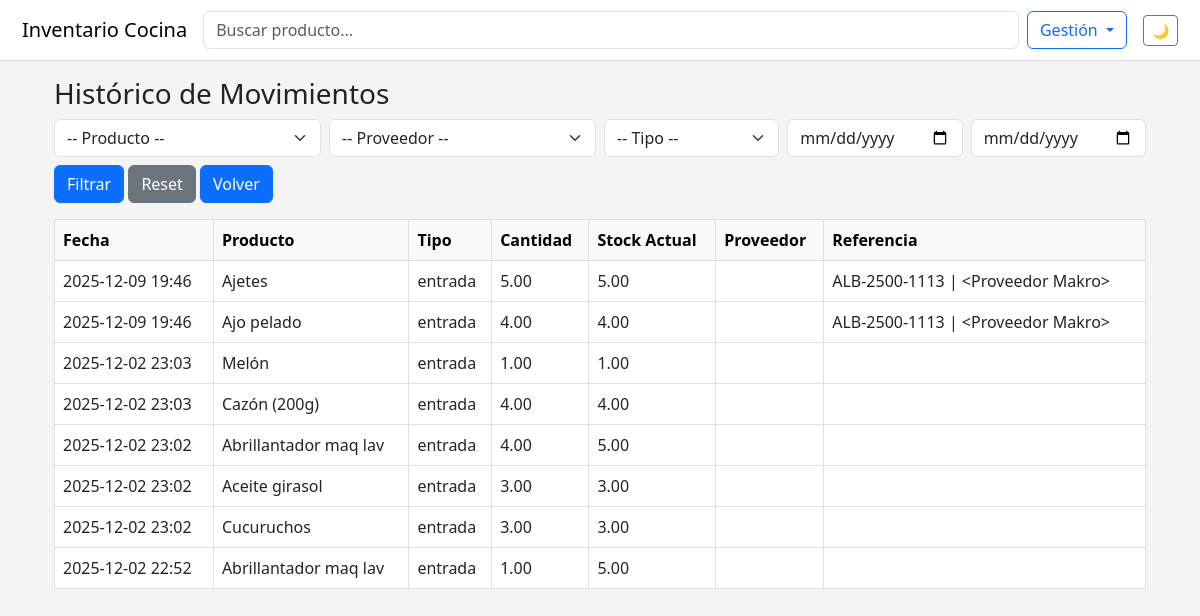
Page /movimientos/historico on the earlier database version.
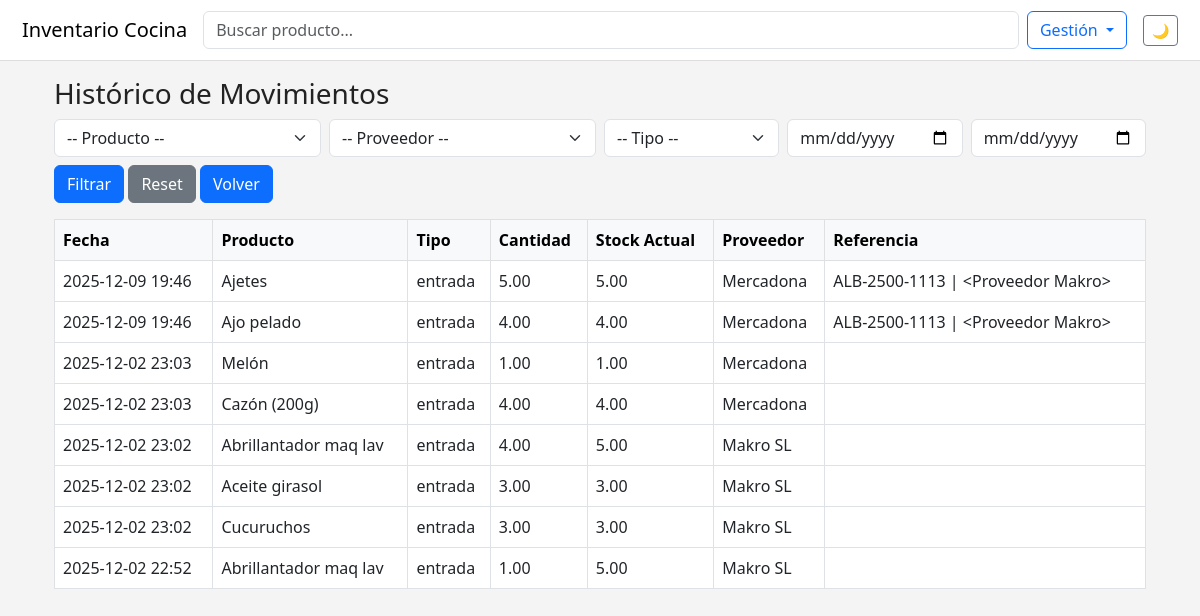
Same page on the later database version.
### app/models.py (models this page shows, shortened)
class Movimiento(db.Model):
    __tablename__ = "movimientos"
    id = db.Column(db.Integer, primary_key=True)
    producto_id = db.Column(db.Integer, db.ForeignKey("product.id"), nullable=False)
    proveedor_id = db.Column(db.Integer, db.ForeignKey("proveedores.id"), nullable=True)
    tipo = db.Column(db.String(10), nullable=False)  # "entrada" | "salida"
    cantidad = db.Column(db.Float, nullable=False, default=0)
    fecha = db.Column(db.DateTime, default=datetime.utcnow)
    referencia = db.Column(db.String(120), nullable=True)  # número albarán / nota
    producto = db.relationship("Product", back_populates="movimientos")
    proveedor = db.relationship("Proveedor", back_populates="movimientos")

class Product(db.Model):
    id = db.Column(db.Integer, primary_key=True)
    nombre = db.Column(db.String(150), nullable=False)
    unidad = db.Column(db.String(30), nullable=False)
    cantidad = db.Column(db.Float, default=0)
    categoria = db.Column(db.String(50), nullable=True)
    ubicacion = db.Column(db.String(100), nullable=True)
    movimientos = db.relationship(
        "Movimiento",
        back_populates="producto",
        lazy="dynamic",
        cascade="all, delete-orphan",
    )
    @property
    def stock_actual(self):
        entradas = (
            self.movimientos.filter_by(tipo="entrada")
            .with_entities(db.func.sum(Movimiento.cantidad))
            .scalar()
            or 0
        )
        salidas = (
            self.movimientos.filter_by(tipo="salida")
            .with_entities(db.func.sum(Movimiento.cantidad))
            .scalar()
            or 0
        )
        return float(entradas) - float(salidas)

class Proveedor(db.Model):
    __tablename__ = "proveedores"
    id = db.Column(db.Integer, primary_key=True)
    nombre = db.Column(db.String(120), nullable=False, unique=True)
    telefono = db.Column(db.String(30), nullable=True)
    cif = db.Column(db.String(20), nullable=True)
    notas = db.Column(db.Text, nullable=True)
    movimientos = db.relationship(
        "Movimiento", back_populates="proveedor", lazy="dynamic"
    )
    pedidos_compra = db.relationship(
        "PedidoCompra", back_populates="proveedor", lazy="dynamic", cascade="all, delete-orphan"
    )

### app/movimientos/routes.py (the view)
@movimientos_bp.route("/historico", methods=["GET"])
def historico_movimientos():
    producto_id = request.args.get("producto_id", type=int)
    proveedor_id = request.args.get("proveedor_id", type=int)
    tipo = request.args.get("tipo", default="")
    fecha_inicio = request.args.get("fecha_inicio")
    fecha_fin = request.args.get("fecha_fin")
    query = Movimiento.query.join(Product).outerjoin(Proveedor)
    if producto_id:
        query = query.filter(Movimiento.producto_id == producto_id)
    if proveedor_id:
        query = query.filter(Movimiento.proveedor_id == proveedor_id)
    if tipo in ("entrada", "salida"):
        query = query.filter(Movimiento.tipo == tipo)
    if fecha_inicio:
        try:
            inicio = datetime.fromisoformat(fecha_inicio)
            query = query.filter(Movimiento.fecha >= inicio)
        except:
            pass
    if fecha_fin:
        try:
            fin = datetime.fromisoformat(fecha_fin)
            query = query.filter(Movimiento.fecha <= fin)
        except:
            pass
    movimientos = query.order_by(Movimiento.fecha.desc()).all()
    productos = Product.query.order_by(Product.nombre).all()
    proveedores = Proveedor.query.order_by(Proveedor.nombre).all()
    return render_template(
        "movimientos/historico.html",
        movimientos=movimientos,
        productos=productos,
        proveedores=proveedores,
        filtros=request.args,
    )

### app/templates/movimientos/historico.html (shortened to what this page needs)
{% extends "base.html" %}
{% block content %}
<div class="container mt-3">
    <h3>Histórico de Movimientos</h3>
    <form method="get" class="row g-2 mb-3">
        <div class="col-md-3">
            <select name="producto_id" class="form-select">
                <option value="">-- Producto --</option>
            </select>
        </div>
        <div class="col-md-3">
            <select name="proveedor_id" class="form-select">
                <option value="">-- Proveedor --</option>
            </select>
        </div>
        <div class="col-md-2">
            <select name="tipo" class="form-select">
                <option value="">-- Tipo --</option>
            </select>
        </div>
        <div class="col-md-2">
            <input type="date" name="fecha_inicio" value="{{ filtros.get('fecha_inicio','') }}" class="form-control" placeholder="Desde">
        </div>
        <div class="col-md-2">
            <input type="date" name="fecha_fin" value="{{ filtros.get('fecha_fin','') }}" class="form-control" placeholder="Hasta">
        </div>
        <div class="col-md-12">
            <button type="submit" class="btn btn-primary">Filtrar</button>
            <a href="{{ url_for('movimientos.historico_movimientos') }}" class="btn btn-secondary">Reset</a>
            <a href="{{ url_for("productos.lista_productos") }} " class="btn btn-primary"> Volver </a>
        </div>
    </form>
    <div class="table-responsive">
        <table class="table table-bordered table-hover">
            <thead class="table-light">
                <tr>
                    <th>Fecha</th>
                    <th>Producto</th>
                    <th>Tipo</th>
                    <th>Cantidad</th>
                    <th>Stock Actual</th>
                    <th>Proveedor</th>
                    <th>Referencia</th>
                </tr>
            </thead>
            <tbody>
                {% for m in movimientos %}
                <tr>
                    <td>{{ m.fecha.strftime('%Y-%m-%d %H:%M') }}</td>
                    <td>{{ m.producto.nombre }}</td>
                    <td>{{ m.tipo }}</td>
                    <td>{{ "%.2f"|format(m.cantidad) }}</td>
                    <td>{{ "%.2f"|format(m.producto.stock_actual) }}</td>
                    <td>{{ m.proveedor.nombre if m.proveedor else '' }}</td>
                    <td>{{ m.referencia or '' }}</td>
                </tr>
                {% endfor %}
            </tbody>
        </table>
    </div>
</div>
{% endblock %}

Differences in the rows shown:
changed Movimiento "Ajetes": proveedor (not shown) → "Mercadona"
changed Movimiento "Ajo pelado": proveedor (not shown) → "Mercadona"
changed Movimiento "Melón": proveedor (not shown) → "Mercadona"
changed Movimiento "Cazón (200g)": proveedor (not shown) → "Mercadona"
changed Movimiento (number 5 of 8 on the later page): proveedor (not shown) → "Makro SL"
changed Movimiento "Aceite girasol": proveedor (not shown) → "Makro SL"
changed Movimiento "Cucuruchos": proveedor (not shown) → "Makro SL"
changed Movimiento (number 8 of 8 on the later page): proveedor (not shown) → "Makro SL"
